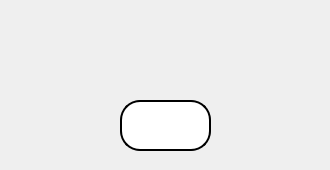
    <widget class="QWidget" name="tab_45">
     <attribute name="title">
      <string>Page</string>
     </attribute>
     <widget class="QPushButton" name="pushButton_48">
      <property name="geometry">
       <rect>
        <x>250</x>
        <y>100</y>
        <width>71</width>
        <height>61</height>
       </rect>
      </property>
      <property name="styleSheet">
       <string notr="true">image: url(:/images/d2.png);
background-color:transparent;
border:none;</string>
      </property>
      <property name="text">
       <string/>
      </property>
     </widget>
     <widget class="QPushButton" name="pushButton_49">
      <property name="geometry">
       <rect>
        <x>10</x>
        <y>100</y>
        <width>71</width>
        <height>61</height>
       </rect>
      </property>
      <property name="styleSheet">
       <string notr="true">image: url(:/images/up2.png);
background-color:transparent;
border:none;</string>
      </property>
      <property name="text">
       <string/>
      </property>
     </widget>
     <widget class="QLineEdit" name="lineEdit_78">
      <property name="geometry">
       <rect>
        <x>120</x>
        <y>100</y>
        <width>91</width>
        <height>51</height>
       </rect>
      </property>
      <property name="styleSheet">
       <string notr="true">font:20pt &quot;Ubuntu&quot;;
background-color: rgb(255,255,255);
border-radius:20px;
border:2px solid black;</string>
      </property>
      <property name="alignment">
       <set>Qt::AlignCenter</set>
      </property>
     </widget>
    </widget>
